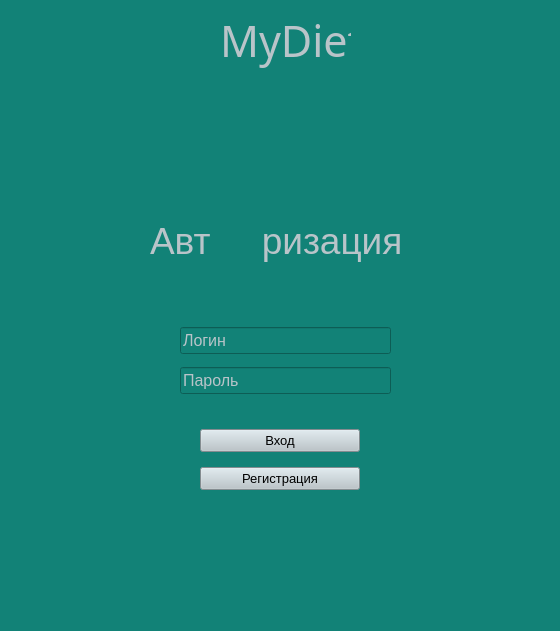
<?xml version="1.0" encoding="UTF-8"?>
<ui version="4.0">
 <class>MainWindow</class>
 <widget class="QMainWindow" name="MainWindow">
  <property name="geometry">
   <rect>
    <x>0</x>
    <y>0</y>
    <width>560</width>
    <height>631</height>
   </rect>
  </property>
  <property name="font">
   <font>
    <family>Cooper Black</family>
   </font>
  </property>
  <property name="windowTitle">
   <string>MainWindow</string>
  </property>
  <property name="styleSheet">
   <string notr="true">background-color:rgb(18, 130, 119)</string>
  </property>
  <widget class="QWidget" name="centralwidget">
   <widget class="QWidget" name="verticalLayoutWidget">
    <property name="geometry">
     <rect>
      <x>200</x>
      <y>420</y>
      <width>160</width>
      <height>80</height>
     </rect>
    </property>
    <layout class="QVBoxLayout" name="verticalLayout">
     <item>
      <widget class="QPushButton" name="button_entry">
       <property name="enabled">
        <bool>true</bool>
       </property>
       <property name="font">
        <font>
         <pointsize>10</pointsize>
        </font>
       </property>
       <property name="styleSheet">
        <string notr="true">background-color:  rgb(185, 196, 201)</string>
       </property>
       <property name="text">
        <string>Вход</string>
       </property>
      </widget>
     </item>
     <item>
      <widget class="QPushButton" name="button_registory">
       <property name="enabled">
        <bool>true</bool>
       </property>
       <property name="font">
        <font>
         <pointsize>10</pointsize>
        </font>
       </property>
       <property name="styleSheet">
        <string notr="true">background-color:  rgb(185, 196, 201)</string>
       </property>
       <property name="text">
        <string>Регистрация</string>
       </property>
      </widget>
     </item>
    </layout>
   </widget>
   <widget class="QWidget" name="verticalLayoutWidget_2">
    <property name="geometry">
     <rect>
      <x>180</x>
      <y>320</y>
      <width>211</width>
      <height>81</height>
     </rect>
    </property>
    <layout class="QVBoxLayout" name="verticalLayout_2">
     <item>
      <widget class="QLineEdit" name="login">
       <property name="font">
        <font>
         <pointsize>12</pointsize>
        </font>
       </property>
       <property name="styleSheet">
        <string notr="true">color:  rgb(185, 196, 201)</string>
       </property>
       <property name="text">
        <string>Логин</string>
       </property>
      </widget>
     </item>
     <item>
      <widget class="QLineEdit" name="password">
       <property name="font">
        <font>
         <pointsize>12</pointsize>
        </font>
       </property>
       <property name="styleSheet">
        <string notr="true">color:  rgb(185, 196, 201)</string>
       </property>
       <property name="text">
        <string>Пароль</string>
       </property>
      </widget>
     </item>
    </layout>
   </widget>
   <widget class="QLabel" name="label_authorization">
    <property name="enabled">
     <bool>true</bool>
    </property>
    <property name="geometry">
     <rect>
      <x>150</x>
      <y>210</y>
      <width>291</width>
      <height>61</height>
     </rect>
    </property>
    <property name="font">
     <font>
      <pointsize>28</pointsize>
      <weight>50</weight>
      <italic>false</italic>
      <bold>false</bold>
      <underline>false</underline>
      <strikeout>false</strikeout>
      <kerning>true</kerning>
     </font>
    </property>
    <property name="styleSheet">
     <string notr="true">color:  rgb(185, 196, 201)</string>
    </property>
    <property name="text">
     <string>Авт     ризация</string>
    </property>
   </widget>
   <widget class="QLabel" name="label">
    <property name="geometry">
     <rect>
      <x>220</x>
      <y>0</y>
      <width>131</width>
      <height>81</height>
     </rect>
    </property>
    <property name="font">
     <font>
      <family>Poor Richard</family>
      <pointsize>32</pointsize>
     </font>
    </property>
    <property name="styleSheet">
     <string notr="true">color:  rgb(185, 196, 201)</string>
    </property>
    <property name="text">
     <string>MyDiet</string>
    </property>
   </widget>
  </widget>
  <widget class="QMenuBar" name="menubar">
   <property name="geometry">
    <rect>
     <x>0</x>
     <y>0</y>
     <width>560</width>
     <height>21</height>
    </rect>
   </property>
  </widget>
  <widget class="QStatusBar" name="statusbar"/>
 </widget>
 <resources/>
 <connections/>
</ui>
